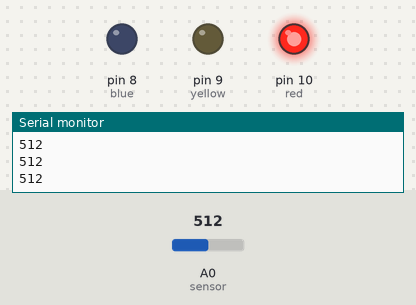
A sketch run on a simulated Arduino Uno, built with avr-gcc and run on an emulated ATmega328P. Parts: output pins drawn as LEDs (lit = HIGH), the last lines printed to the serial monitor. The test bench sets the inputs (shaded band); at power-on: A0 (sensor) = 512.

Above: at 1.2 s.
1.3 s: A0 (sensor) set to 147
2.8 s: A0 (sensor) set to 132
At 3.9 s:
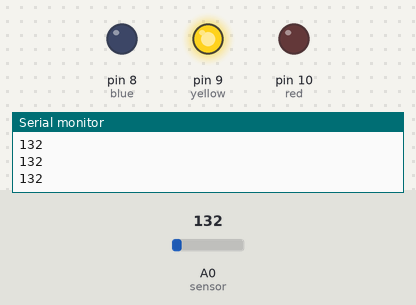
4.5 s: A0 (sensor) set to 122
At 5.1 s:
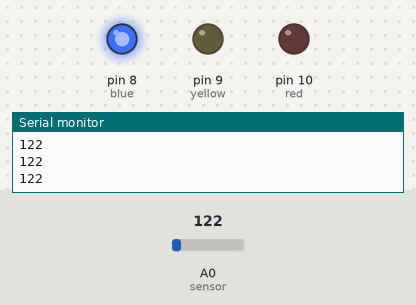
6.0 s: A0 (sensor) set to 140
At 6.3 s:
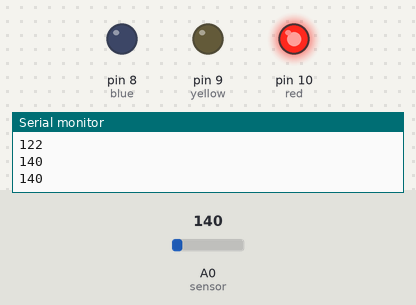
7.5 s: A0 (sensor) set to 123
At 8.8 s:
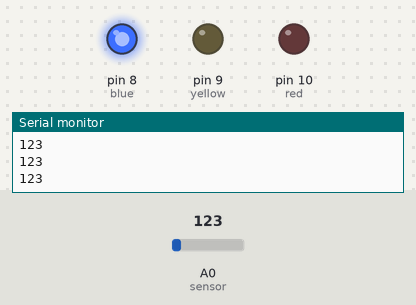
Timing chart, 0 to 10.0 s (numbered marks = the images above; inputs shaded):
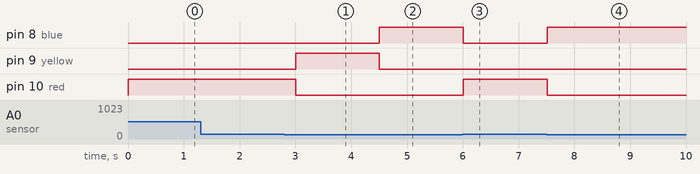

Measured:
- the behaviour switches between 133 and 132 on A0 (sensor) (found by bisection; images 0 and 1)
- after the input at 2.8 s, pin 9 (yellow): LOW → HIGH after 0.20 s; pin 10 (red): HIGH → LOW after 0.20 s
- after the input at 4.5 s, pin 8 (blue): LOW → HIGH at once; pin 9 (yellow): HIGH → LOW at once
- after the input at 6.0 s, pin 8 (blue): HIGH → LOW at once; pin 10 (red): LOW → HIGH at once
- after the input at 7.5 s, pin 8 (blue): LOW → HIGH at once; pin 10 (red): HIGH → LOW at once

The sketch:

stupidPetTrickProject.ino
```cpp
int reading;
int red = 10;
int yellow = 9;
int blue = 8;

void setup() {

  Serial.begin(9600);
  pinMode(10, OUTPUT);
  pinMode(9,OUTPUT);
  pinMode(8,OUTPUT);
  pinMode(A0,INPUT);

}

void loop() {

  reading = analogRead(A0); //sensor reading 0-1023

  if (reading < 130) {
    digitalWrite(blue,HIGH);
    digitalWrite(yellow, LOW);
    digitalWrite(red, LOW);
  }

  else if (reading >= 130 && reading < 133) {
    digitalWrite(blue, LOW);
    digitalWrite(yellow, HIGH);
    digitalWrite(red, LOW);
  }

  else if (reading >= 133) {
    digitalWrite(blue, LOW);
    digitalWrite(yellow, LOW);
    digitalWrite(red,HIGH);
  }

  Serial.println(reading);
  delay(250);
}
```
